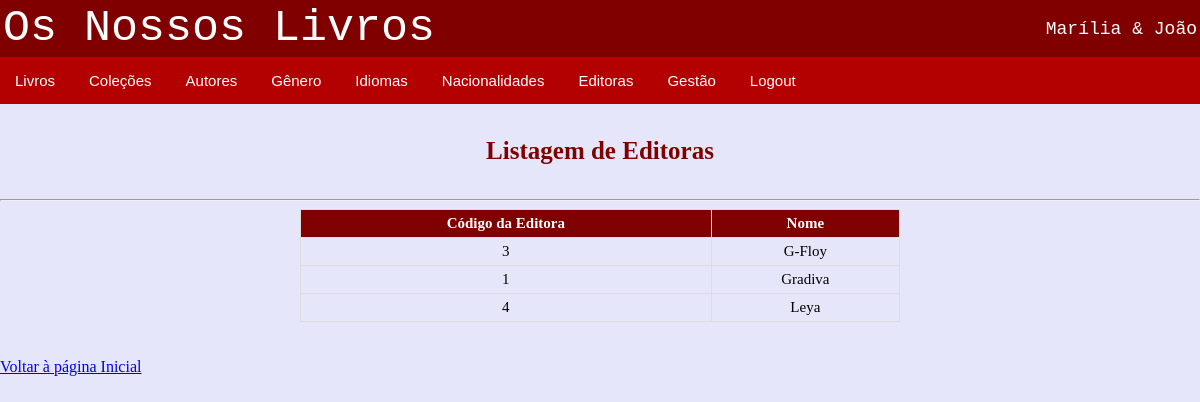
The page /livraria/lista_editoras.php (signed in) on the database its author committed.
### tables this page shows
CREATE TABLE `editoras` (
  `id_editora` int NOT NULL,
  `editora` varchar(50) NOT NULL
);

### livraria/bd_classe_local.php (called while the page is built, shortened)
<?php
class acesso{
    var $servidor= "localhost";
    var $utilizador ="root";
    var $password="12345678";
    var $basedados="bdlivros";
    function ligar(){
        $this->ligacao=mysqli_connect($this->servidor, $this->utilizador, $this->password, $this->basedados);
    }
}
?>

### livraria/lista_editoras.php (the view, shortened to what this page needs)
<?php
$acesso=new acesso();
$acesso->ligar();
$tabela=mysqli_query($acesso->ligacao,"select * from editoras where id_editora != 2");
?>
<!DOCTYPE html>
<html lang="en">
<head>
    <link rel="stylesheet" href="estilos.css">
</head>
<body>
<?php include 'menu.php';?>
    <h4>Listagem de Editoras</h4>
    <hr>
    <table id="listatab">
        <tr>
            <th>Código da Editora</th>
            <th>Nome</th>
        </tr>
        <?php
           while ($registo=mysqli_fetch_array($tabela))
           {
               ?>
               <tr>
                   <td><?php echo $registo['id_editora'];?></td>
                   <td><?php echo $registo['editora'];?></td></tr>
        <?php
           }
        ?>
    </table>
    <br><br><a href="index1.php">Voltar à página Inicial</a></h2>
</body>
</html>

### livraria/CSS/estilos.css (style rules this page uses)
body { margin: 0px; background-color: #E6E6FA; }
.button:hover, .button2:hover, { background-color: #ffe6e6; color: black; }
#listatab { width: 600px; font-size: 15px; margin: auto; align: center; text-align: left; color: black; border-collapse: collapse; }
#listatab td, #listatab th { border: 1px solid #ddd; padding: 5px; text-align: center; }
#listatab th { background-color: #800000; color: white; }
h4 { text-align: center; font-size: 25px; color: #800000; }

### livraria/menu.php (style rules this page uses)
body { margin: 0px; }

### rows shown on the page
editoras: id_editora "3", editora "G-Floy"
editoras: id_editora "1", editora "Gradiva"
editoras: id_editora "4", editora "Leya"
